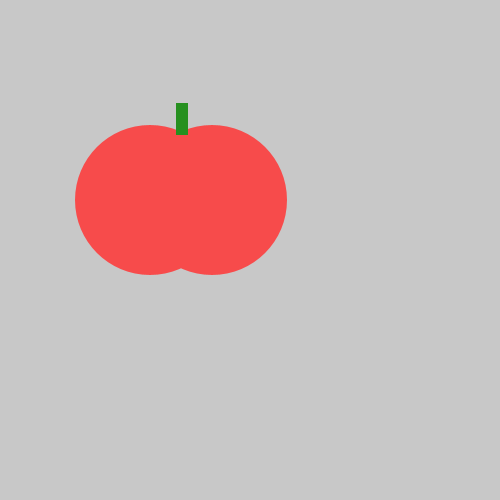
Frame 1 (no input)
Frame 60 (the mouse pressed at the canvas centre just before this capture): identical to frame 1, image omitted
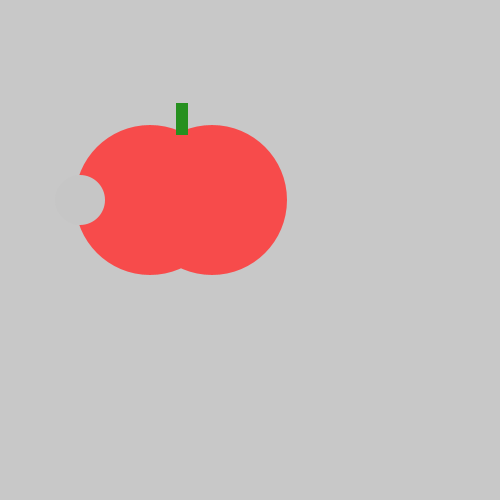
Frame 120 (the mouse held since frame 60 and released just before this capture)

The Processing sketch that drew these frames (run headless with seeded random() and noise(); from frame 60 on, the mouse is pressed at the canvas centre):

// Processing sketch: tasty_tomato
// ── tasty_tomato.pde
void setup() {
    size(500, 500);
}
void draw() {
    background(200, 200, 200);
    noStroke();
    fill(#F74B4B);
    ellipse(150, 200, 150, 150);
    ellipse(212, 200, 150, 150);
    fill(#26901F);
    rect(176, 103, 12, 32);
if (mousePressed){
    fill(#C6C6C6);
    ellipse(80, 200, 50, 50);
   }
}
